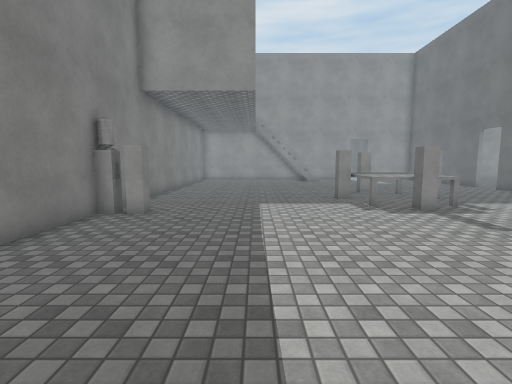
View 1 (above)

19 first-person views from a walk through a scene from a Unity 3-D project. The camera is 1.5 m above the floor, tilts 6° down and sees 85° across. The floor is counted in squares, 1 m on a side. Each view is taken from the middle of a square. On the plan, view 1 faces up. The plan holds only what a view shows up to about 14 squares ahead; the rest is blank. The place goes on beyond the plan. Door leaves are left out, so doorways stand open. Surface patterns are stand-ins for the level's own textures.

View 2
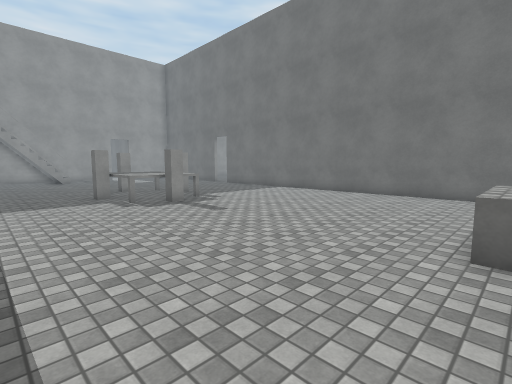

View 3
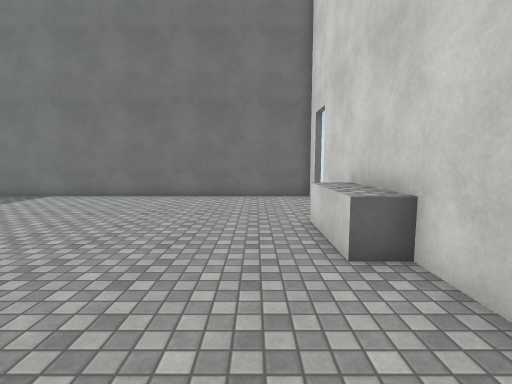

View 4
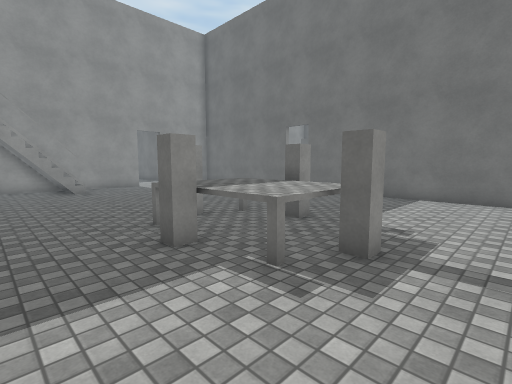

View 5
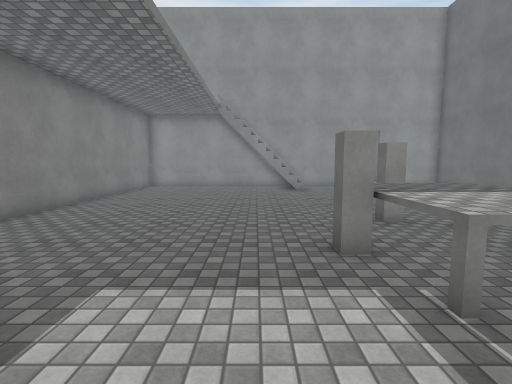

View 6
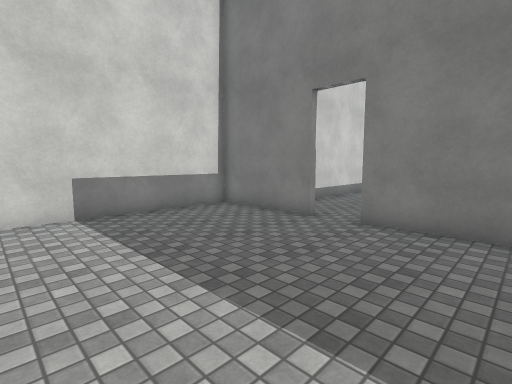

View 7
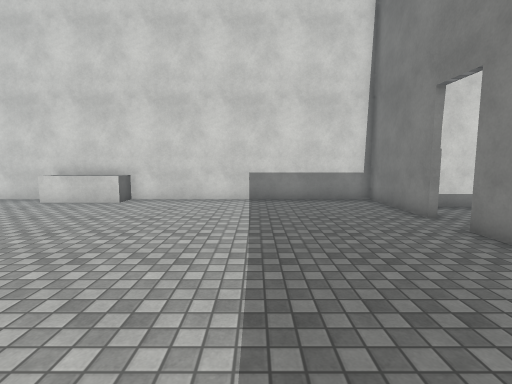

View 8
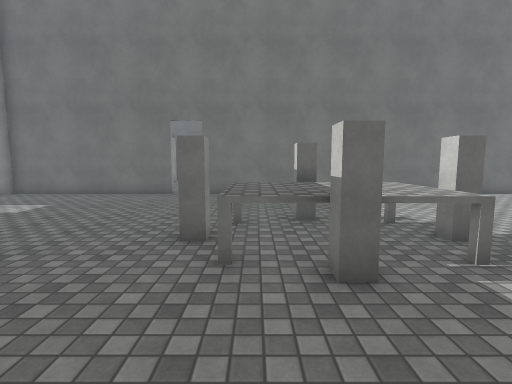

View 9
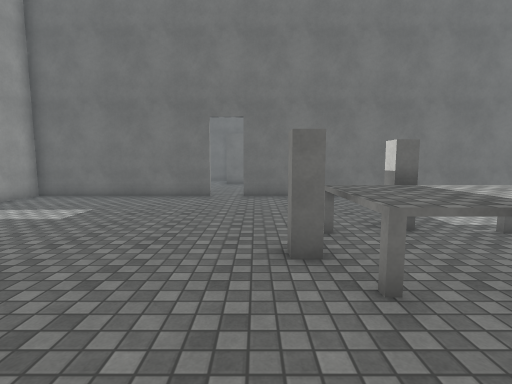

View 10
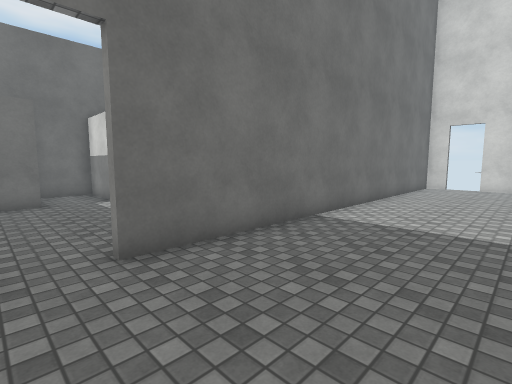

View 11
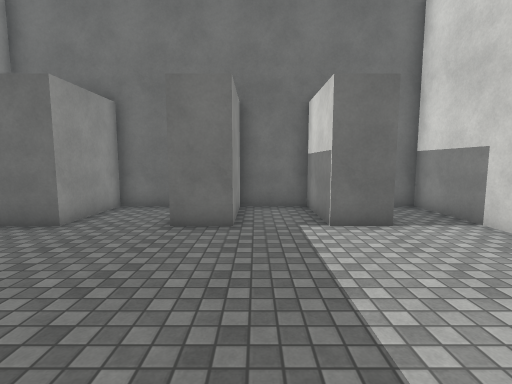

View 12
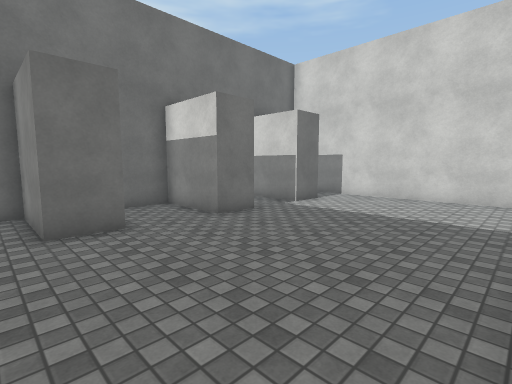

View 13
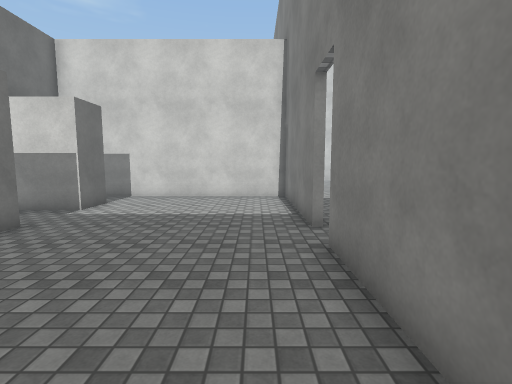

View 14
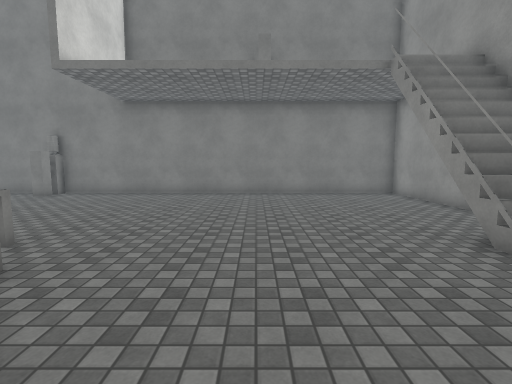

View 15
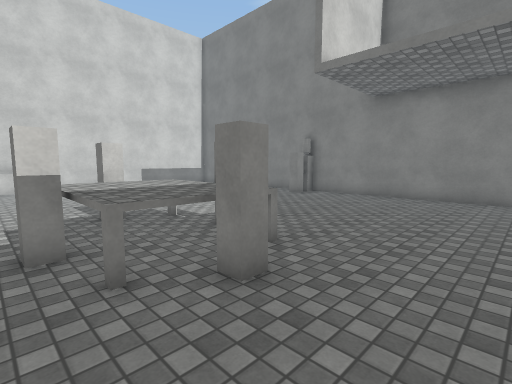

View 16
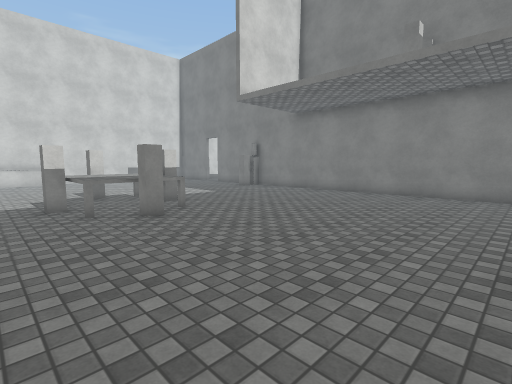

View 17
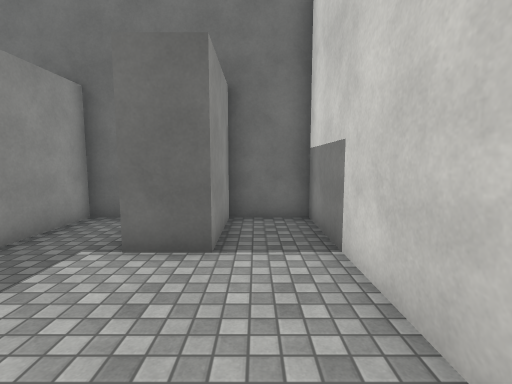

View 18
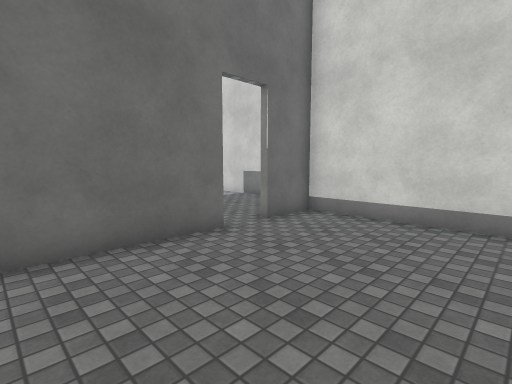

View 19
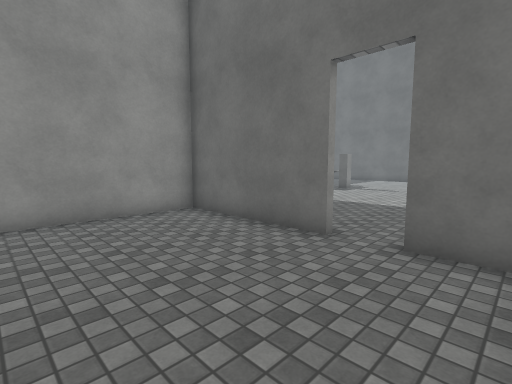

### Floor plan
Points are (right, up) in squares from view 1. A wall is a line through its corners. A room is listed if a view was taken in it or the views show most of it. See-through windows are left out.
Room 1 (views 1, 2, 3, 4, 5, 6, 7, 8, 9, 10, 14, 15, 16)
walls: (5.2, 9.3) (5.7, 9.3) (5.7, 8.7) (5.2, 8.7) (5.2, 9.3); (5.2, 14) (5.2, 14.5) (5.7, 14.5) (5.7, 14) (5.2, 14); (-3.9, 8.6) (-3.3, 8.6) (-3.3, 8.1) (-3.9, 8.1); (-4.7, 2.6) (-4.7, -1.4) (11, -1.4); (13.4, 17) (13.4, 22.5); (4.6, 22.2) (2.5, 22.2); (12.5, -1.4) (13.4, -1.4) (13.4, 15.6); (-4.7, 22.5) (-4.7, 8.6) (-4.2, 8.6) (-4.2, 8.1) (-4.7, 8.1) (-4.7, 4)
ways out: opening at (13, 16.5) to room 2; opening at (-5, 3) to room 3; gap at (11, -2)
objects: other object (4, 10) to (7, 13); other object (5, -1) to (8, -1)
Room 2 (views 11, 12, 13, 17)
walls: (13.7, 15.6) (13.7, 9.5) (23.5, 9.5) (23.5, 21.8); (13.7, 20.7) (13.7, 17)
ways out: opening at (13, 16.5) to room 1
objects: other object (21, 12) to (23, 13); other object (21, 16) to (23, 17); other object (21, 20) to (23, 21)
Room 3 (views 18, 19)
walls: (-4.9, 3.9) (-4.9, 9.1) (-9.8, 9.1); (-10.5, 0.5) (-4.9, 0.5) (-4.9, 2.5)
ways out: opening at (-5, 3) to room 1

Where each view was taken, in squares from view 1:
view 1: 0 up, 0 right, facing up
view 2: 1 down, 0 right, facing up-right
view 3: 1 up, 1 right, facing right
view 4: 7 up, 1 right, facing up-right
view 5: 7 up, 2 right, facing up
view 6: 7 up, 2 right, facing down-left
view 7: 10 up, 0 right, facing down
view 8: 13 up, 0 right, facing right
view 9: 15 up, 1 right, facing right
view 10: 17 up, 9 right, facing down-right
view 11: 15 up, 14 right, facing right
view 12: 22 up, 14 right, facing down-right
view 13: 22 up, 15 right, facing down
view 14: 18 up, 9 right, facing left
view 15: 17 up, 8 right, facing down-left
view 16: 22 up, 9 right, facing down-left
view 17: 11 up, 16 right, facing right
view 18: 8 up, 10 left, facing down-right
view 19: 1 up, 10 left, facing up-right
